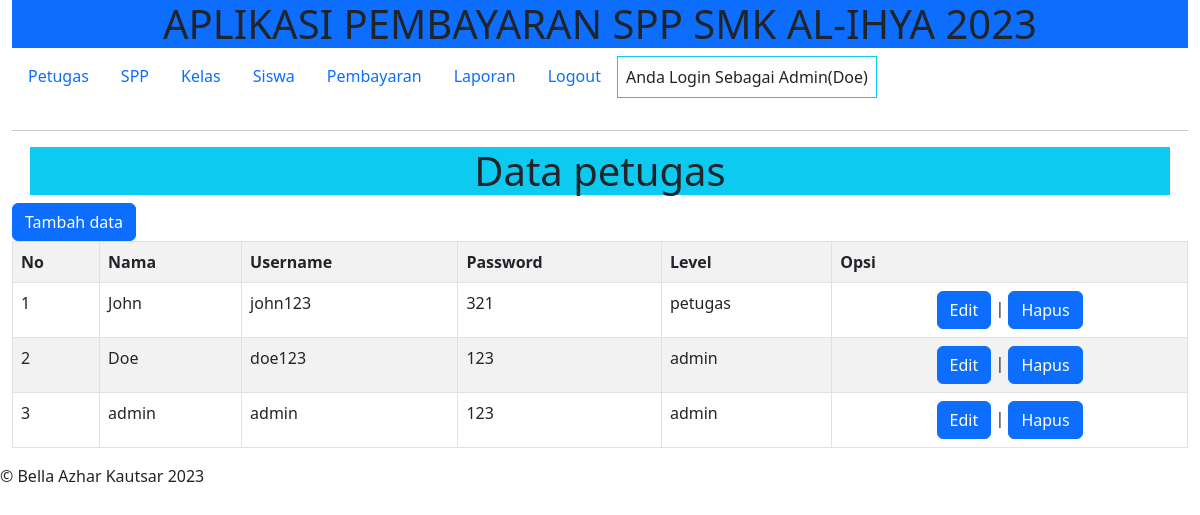
Page /index.php?page=petugas (signed in) on the committed database.
### tables this page shows
CREATE TABLE `petugas` (
  `id_petugas` int(11) NOT NULL,
  `username` varchar(50) NOT NULL,
  `password` varchar(32) NOT NULL,
  `nama_petugas` varchar(50) NOT NULL,
  `level` enum('admin','petugas') NOT NULL
);

### admin/petugas.php (the view)
<h1 class="container-md text-center bg-info">Data petugas</h1>
<a href="?page=tambah_petugas" class="btn btn-primary">Tambah data</a>
<table class="table table-bordered table-striped">
	<tr>
		<th>No</th>
		<th>Nama</th>
		<th>Username</th>
		<th>Password</th>
		<th>Level</th>
		<th>Opsi</th>
	</tr>
	<?php $no = 1;
$query = $db->query("SELECT * FROM petugas");
foreach ($query as $data):
	 ?>
	 <tr>
	 	<td><?= $no++; ?></td>
	 	<td><?= $data['nama_petugas']; ?></td>
	 	<td><?= $data['username']; ?></td>
	 	<td><?= $data['password']; ?></td>
	 	<td><?= $data['level']; ?></td>
	 	<td align="center"><a href="?page=edit_petugas&id=<?=$data['id_petugas'] ?>" class="btn btn-primary">Edit</a> | <a href="?page=hapus_petugas&id=<?=$data['id_petugas'] ?>" class="btn btn-primary" onclick="return confirm('Hapus?')">Hapus</a></td>
	 </tr>
	<?php endforeach; ?>
</table>

### rows in the picture
petugas: nama_petugas "John", username "john123", password "321", level "petugas"
petugas: nama_petugas "Doe", username "doe123", password "123", level "admin"
petugas: nama_petugas "admin", username "admin", password "123", level "admin"

### other values in the picture
$_SESSION['logname'] "Doe"
